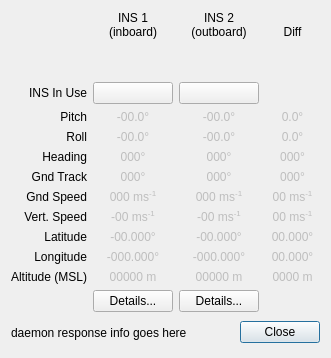
<?xml version="1.0" encoding="UTF-8"?>
<ui version="4.0">
 <class>InsOverview</class>
 <widget class="QDialog" name="InsOverview">
  <property name="geometry">
   <rect>
    <x>0</x>
    <y>0</y>
    <width>331</width>
    <height>358</height>
   </rect>
  </property>
  <property name="windowTitle">
   <string>INS Overview</string>
  </property>
  <layout class="QGridLayout" name="gridLayout">
   <item row="6" column="0">
    <widget class="QFrame" name="rowNameFrame">
     <property name="frameShape">
      <enum>QFrame::NoFrame</enum>
     </property>
     <property name="frameShadow">
      <enum>QFrame::Raised</enum>
     </property>
     <layout class="QVBoxLayout" name="verticalLayout">
      <property name="margin">
       <number>0</number>
      </property>
      <item>
       <widget class="QLabel" name="pitchLabel">
        <property name="text">
         <string>Pitch</string>
        </property>
        <property name="alignment">
         <set>Qt::AlignRight|Qt::AlignTrailing|Qt::AlignVCenter</set>
        </property>
       </widget>
      </item>
      <item>
       <widget class="QLabel" name="rollRowLabel">
        <property name="text">
         <string>Roll</string>
        </property>
        <property name="alignment">
         <set>Qt::AlignRight|Qt::AlignTrailing|Qt::AlignVCenter</set>
        </property>
       </widget>
      </item>
      <item>
       <widget class="QLabel" name="headingLabel">
        <property name="text">
         <string>Heading</string>
        </property>
        <property name="alignment">
         <set>Qt::AlignRight|Qt::AlignTrailing|Qt::AlignVCenter</set>
        </property>
       </widget>
      </item>
      <item>
       <widget class="QLabel" name="trackLabel">
        <property name="text">
         <string>Gnd Track</string>
        </property>
        <property name="alignment">
         <set>Qt::AlignRight|Qt::AlignTrailing|Qt::AlignVCenter</set>
        </property>
       </widget>
      </item>
      <item>
       <widget class="QLabel" name="hSpeedLabel">
        <property name="text">
         <string>Gnd Speed</string>
        </property>
        <property name="alignment">
         <set>Qt::AlignRight|Qt::AlignTrailing|Qt::AlignVCenter</set>
        </property>
       </widget>
      </item>
      <item>
       <widget class="QLabel" name="vertSpdLabel">
        <property name="text">
         <string>Vert. Speed</string>
        </property>
        <property name="alignment">
         <set>Qt::AlignRight|Qt::AlignTrailing|Qt::AlignVCenter</set>
        </property>
       </widget>
      </item>
      <item>
       <widget class="QLabel" name="latLabel">
        <property name="text">
         <string>Latitude</string>
        </property>
        <property name="alignment">
         <set>Qt::AlignRight|Qt::AlignTrailing|Qt::AlignVCenter</set>
        </property>
       </widget>
      </item>
      <item>
       <widget class="QLabel" name="lonLabel">
        <property name="text">
         <string>Longitude</string>
        </property>
        <property name="alignment">
         <set>Qt::AlignRight|Qt::AlignTrailing|Qt::AlignVCenter</set>
        </property>
       </widget>
      </item>
      <item>
       <widget class="QLabel" name="altLabel">
        <property name="text">
         <string>Altitude (MSL)</string>
        </property>
        <property name="alignment">
         <set>Qt::AlignRight|Qt::AlignTrailing|Qt::AlignVCenter</set>
        </property>
       </widget>
      </item>
     </layout>
    </widget>
   </item>
   <item row="1" column="1">
    <widget class="QLabel" name="ins1Title">
     <property name="text">
      <string>&lt;html&gt;&lt;head/&gt;&lt;body&gt;&lt;p&gt;INS 1&lt;br/&gt;(inboard)&lt;/p&gt;&lt;/body&gt;&lt;/html&gt;</string>
     </property>
     <property name="alignment">
      <set>Qt::AlignCenter</set>
     </property>
    </widget>
   </item>
   <item row="6" column="2">
    <widget class="QFrame" name="ins2Frame">
     <property name="enabled">
      <bool>false</bool>
     </property>
     <property name="autoFillBackground">
      <bool>false</bool>
     </property>
     <property name="frameShape">
      <enum>QFrame::NoFrame</enum>
     </property>
     <property name="frameShadow">
      <enum>QFrame::Raised</enum>
     </property>
     <layout class="QVBoxLayout" name="verticalLayout_3">
      <property name="margin">
       <number>0</number>
      </property>
      <item>
       <widget class="QLabel" name="ins2PitchValue">
        <property name="text">
         <string>-00.0°</string>
        </property>
        <property name="textFormat">
         <enum>Qt::RichText</enum>
        </property>
        <property name="alignment">
         <set>Qt::AlignCenter</set>
        </property>
       </widget>
      </item>
      <item>
       <widget class="QLabel" name="ins2RollValue">
        <property name="text">
         <string>-00.0°</string>
        </property>
        <property name="textFormat">
         <enum>Qt::RichText</enum>
        </property>
        <property name="alignment">
         <set>Qt::AlignCenter</set>
        </property>
       </widget>
      </item>
      <item>
       <widget class="QLabel" name="ins2HeadingValue">
        <property name="text">
         <string>000°</string>
        </property>
        <property name="textFormat">
         <enum>Qt::RichText</enum>
        </property>
        <property name="alignment">
         <set>Qt::AlignCenter</set>
        </property>
       </widget>
      </item>
      <item>
       <widget class="QLabel" name="ins2GndTrackValue">
        <property name="text">
         <string>000°</string>
        </property>
        <property name="textFormat">
         <enum>Qt::RichText</enum>
        </property>
        <property name="alignment">
         <set>Qt::AlignCenter</set>
        </property>
       </widget>
      </item>
      <item>
       <widget class="QLabel" name="ins2GndSpeedValue">
        <property name="text">
         <string>000 ms&lt;sup&gt;-1&lt;/sup&gt;</string>
        </property>
        <property name="textFormat">
         <enum>Qt::RichText</enum>
        </property>
        <property name="alignment">
         <set>Qt::AlignCenter</set>
        </property>
       </widget>
      </item>
      <item>
       <widget class="QLabel" name="ins2VertSpeedValue">
        <property name="text">
         <string>-00 ms&lt;sup&gt;-1&lt;/sup&gt;</string>
        </property>
        <property name="textFormat">
         <enum>Qt::RichText</enum>
        </property>
        <property name="alignment">
         <set>Qt::AlignCenter</set>
        </property>
       </widget>
      </item>
      <item>
       <widget class="QLabel" name="ins2LatitudeValue">
        <property name="text">
         <string>-00.000°</string>
        </property>
        <property name="textFormat">
         <enum>Qt::RichText</enum>
        </property>
        <property name="alignment">
         <set>Qt::AlignCenter</set>
        </property>
       </widget>
      </item>
      <item>
       <widget class="QLabel" name="ins2LongitudeValue">
        <property name="text">
         <string>-000.000°</string>
        </property>
        <property name="textFormat">
         <enum>Qt::RichText</enum>
        </property>
        <property name="alignment">
         <set>Qt::AlignCenter</set>
        </property>
       </widget>
      </item>
      <item>
       <widget class="QLabel" name="ins2AltitudeValue">
        <property name="text">
         <string>00000 m</string>
        </property>
        <property name="textFormat">
         <enum>Qt::RichText</enum>
        </property>
        <property name="alignment">
         <set>Qt::AlignCenter</set>
        </property>
       </widget>
      </item>
     </layout>
    </widget>
   </item>
   <item row="9" column="0" colspan="4">
    <widget class="QFrame" name="bottomFrame">
     <property name="sizePolicy">
      <sizepolicy hsizetype="Preferred" vsizetype="Minimum">
       <horstretch>0</horstretch>
       <verstretch>0</verstretch>
      </sizepolicy>
     </property>
     <property name="frameShape">
      <enum>QFrame::NoFrame</enum>
     </property>
     <property name="frameShadow">
      <enum>QFrame::Plain</enum>
     </property>
     <layout class="QHBoxLayout" name="horizontalLayout_3">
      <property name="margin">
       <number>0</number>
      </property>
      <item>
       <widget class="QLabel" name="daemonRespondingLabel">
        <property name="sizePolicy">
         <sizepolicy hsizetype="Maximum" vsizetype="Preferred">
          <horstretch>0</horstretch>
          <verstretch>0</verstretch>
         </sizepolicy>
        </property>
        <property name="text">
         <string>daemon response info goes here</string>
        </property>
        <property name="wordWrap">
         <bool>false</bool>
        </property>
       </widget>
      </item>
      <item>
       <widget class="QDialogButtonBox" name="buttonBox">
        <property name="sizePolicy">
         <sizepolicy hsizetype="Minimum" vsizetype="Fixed">
          <horstretch>0</horstretch>
          <verstretch>0</verstretch>
         </sizepolicy>
        </property>
        <property name="orientation">
         <enum>Qt::Horizontal</enum>
        </property>
        <property name="standardButtons">
         <set>QDialogButtonBox::Close</set>
        </property>
       </widget>
      </item>
     </layout>
    </widget>
   </item>
   <item row="6" column="3">
    <widget class="QFrame" name="diffFrame">
     <property name="enabled">
      <bool>false</bool>
     </property>
     <property name="sizePolicy">
      <sizepolicy hsizetype="Minimum" vsizetype="Preferred">
       <horstretch>0</horstretch>
       <verstretch>0</verstretch>
      </sizepolicy>
     </property>
     <property name="autoFillBackground">
      <bool>false</bool>
     </property>
     <property name="frameShape">
      <enum>QFrame::NoFrame</enum>
     </property>
     <property name="frameShadow">
      <enum>QFrame::Raised</enum>
     </property>
     <layout class="QVBoxLayout" name="verticalLayout_4">
      <property name="margin">
       <number>0</number>
      </property>
      <item>
       <widget class="QLabel" name="diffPitchValue">
        <property name="text">
         <string>0.0°</string>
        </property>
        <property name="textFormat">
         <enum>Qt::RichText</enum>
        </property>
        <property name="alignment">
         <set>Qt::AlignCenter</set>
        </property>
       </widget>
      </item>
      <item>
       <widget class="QLabel" name="diffRollValue">
        <property name="text">
         <string>0.0°</string>
        </property>
        <property name="textFormat">
         <enum>Qt::RichText</enum>
        </property>
        <property name="alignment">
         <set>Qt::AlignCenter</set>
        </property>
       </widget>
      </item>
      <item>
       <widget class="QLabel" name="diffHeadingValue">
        <property name="text">
         <string>000°</string>
        </property>
        <property name="textFormat">
         <enum>Qt::RichText</enum>
        </property>
        <property name="alignment">
         <set>Qt::AlignCenter</set>
        </property>
       </widget>
      </item>
      <item>
       <widget class="QLabel" name="diffGndTrackValue">
        <property name="text">
         <string>000°</string>
        </property>
        <property name="textFormat">
         <enum>Qt::RichText</enum>
        </property>
        <property name="alignment">
         <set>Qt::AlignCenter</set>
        </property>
       </widget>
      </item>
      <item>
       <widget class="QLabel" name="diffGndSpeedValue">
        <property name="text">
         <string>00 ms&lt;sup&gt;-1&lt;/sup&gt;</string>
        </property>
        <property name="textFormat">
         <enum>Qt::RichText</enum>
        </property>
        <property name="alignment">
         <set>Qt::AlignCenter</set>
        </property>
       </widget>
      </item>
      <item>
       <widget class="QLabel" name="diffVertSpeedValue">
        <property name="text">
         <string>00 ms&lt;sup&gt;-1&lt;/sup&gt;</string>
        </property>
        <property name="textFormat">
         <enum>Qt::RichText</enum>
        </property>
        <property name="alignment">
         <set>Qt::AlignCenter</set>
        </property>
       </widget>
      </item>
      <item>
       <widget class="QLabel" name="diffLatitudeValue">
        <property name="text">
         <string>00.000°</string>
        </property>
        <property name="textFormat">
         <enum>Qt::RichText</enum>
        </property>
        <property name="alignment">
         <set>Qt::AlignCenter</set>
        </property>
       </widget>
      </item>
      <item>
       <widget class="QLabel" name="diffLongitudeValue">
        <property name="text">
         <string>00.000°</string>
        </property>
        <property name="textFormat">
         <enum>Qt::RichText</enum>
        </property>
        <property name="alignment">
         <set>Qt::AlignCenter</set>
        </property>
       </widget>
      </item>
      <item>
       <widget class="QLabel" name="diffAltitudeValue">
        <property name="text">
         <string>0000 m</string>
        </property>
        <property name="textFormat">
         <enum>Qt::RichText</enum>
        </property>
        <property name="alignment">
         <set>Qt::AlignCenter</set>
        </property>
       </widget>
      </item>
     </layout>
    </widget>
   </item>
   <item row="6" column="1">
    <widget class="QFrame" name="ins1Frame">
     <property name="enabled">
      <bool>false</bool>
     </property>
     <property name="frameShape">
      <enum>QFrame::NoFrame</enum>
     </property>
     <property name="frameShadow">
      <enum>QFrame::Raised</enum>
     </property>
     <layout class="QVBoxLayout" name="verticalLayout_2">
      <property name="margin">
       <number>0</number>
      </property>
      <item>
       <widget class="QLabel" name="ins1PitchValue">
        <property name="text">
         <string>-00.0°</string>
        </property>
        <property name="textFormat">
         <enum>Qt::RichText</enum>
        </property>
        <property name="alignment">
         <set>Qt::AlignCenter</set>
        </property>
       </widget>
      </item>
      <item>
       <widget class="QLabel" name="ins1RollValue">
        <property name="text">
         <string>-00.0°</string>
        </property>
        <property name="textFormat">
         <enum>Qt::RichText</enum>
        </property>
        <property name="alignment">
         <set>Qt::AlignCenter</set>
        </property>
       </widget>
      </item>
      <item>
       <widget class="QLabel" name="ins1HeadingValue">
        <property name="text">
         <string>000°</string>
        </property>
        <property name="textFormat">
         <enum>Qt::RichText</enum>
        </property>
        <property name="alignment">
         <set>Qt::AlignCenter</set>
        </property>
       </widget>
      </item>
      <item>
       <widget class="QLabel" name="ins1GndTrackValue">
        <property name="text">
         <string>000°</string>
        </property>
        <property name="textFormat">
         <enum>Qt::RichText</enum>
        </property>
        <property name="alignment">
         <set>Qt::AlignCenter</set>
        </property>
       </widget>
      </item>
      <item>
       <widget class="QLabel" name="ins1GndSpeedValue">
        <property name="text">
         <string>000 ms&lt;sup&gt;-1&lt;/sup&gt;</string>
        </property>
        <property name="textFormat">
         <enum>Qt::RichText</enum>
        </property>
        <property name="alignment">
         <set>Qt::AlignCenter</set>
        </property>
       </widget>
      </item>
      <item>
       <widget class="QLabel" name="ins1VertSpeedValue">
        <property name="text">
         <string>-00 ms&lt;sup&gt;-1&lt;/sup&gt;</string>
        </property>
        <property name="textFormat">
         <enum>Qt::RichText</enum>
        </property>
        <property name="alignment">
         <set>Qt::AlignCenter</set>
        </property>
       </widget>
      </item>
      <item>
       <widget class="QLabel" name="ins1LatitudeValue">
        <property name="text">
         <string>-00.000°</string>
        </property>
        <property name="textFormat">
         <enum>Qt::RichText</enum>
        </property>
        <property name="alignment">
         <set>Qt::AlignCenter</set>
        </property>
       </widget>
      </item>
      <item>
       <widget class="QLabel" name="ins1LongitudeValue">
        <property name="text">
         <string>-000.000°</string>
        </property>
        <property name="textFormat">
         <enum>Qt::RichText</enum>
        </property>
        <property name="alignment">
         <set>Qt::AlignCenter</set>
        </property>
       </widget>
      </item>
      <item>
       <widget class="QLabel" name="ins1AltitudeValue">
        <property name="text">
         <string>00000 m</string>
        </property>
        <property name="textFormat">
         <enum>Qt::RichText</enum>
        </property>
        <property name="alignment">
         <set>Qt::AlignCenter</set>
        </property>
       </widget>
      </item>
     </layout>
    </widget>
   </item>
   <item row="1" column="3">
    <widget class="QLabel" name="diffTitle">
     <property name="sizePolicy">
      <sizepolicy hsizetype="Minimum" vsizetype="Preferred">
       <horstretch>0</horstretch>
       <verstretch>0</verstretch>
      </sizepolicy>
     </property>
     <property name="text">
      <string>&lt;br&gt;Diff</string>
     </property>
     <property name="alignment">
      <set>Qt::AlignCenter</set>
     </property>
    </widget>
   </item>
   <item row="1" column="2">
    <widget class="QLabel" name="ins2Title">
     <property name="text">
      <string>INS 2&lt;br&gt;(outboard)</string>
     </property>
     <property name="alignment">
      <set>Qt::AlignCenter</set>
     </property>
    </widget>
   </item>
   <item row="7" column="2">
    <widget class="QPushButton" name="ins2DetailsButton">
     <property name="text">
      <string>Details...</string>
     </property>
    </widget>
   </item>
   <item row="7" column="1">
    <widget class="QPushButton" name="ins1DetailsButton">
     <property name="text">
      <string>Details...</string>
     </property>
    </widget>
   </item>
   <item row="3" column="2">
    <widget class="QPushButton" name="useIns2Button">
     <property name="toolTip">
      <string>Request MotionControlDaemon to use INS2</string>
     </property>
     <property name="text">
      <string/>
     </property>
     <property name="checkable">
      <bool>true</bool>
     </property>
     <property name="autoExclusive">
      <bool>true</bool>
     </property>
     <property name="autoDefault">
      <bool>false</bool>
     </property>
    </widget>
   </item>
   <item row="3" column="1">
    <widget class="QPushButton" name="useIns1Button">
     <property name="toolTip">
      <string>Request MotionControlDaemon to use INS1</string>
     </property>
     <property name="text">
      <string/>
     </property>
     <property name="checkable">
      <bool>true</bool>
     </property>
     <property name="autoExclusive">
      <bool>true</bool>
     </property>
     <property name="autoDefault">
      <bool>false</bool>
     </property>
    </widget>
   </item>
   <item row="3" column="0">
    <widget class="QLabel" name="insInUseLabel">
     <property name="text">
      <string>INS In Use</string>
     </property>
     <property name="alignment">
      <set>Qt::AlignRight|Qt::AlignTrailing|Qt::AlignVCenter</set>
     </property>
    </widget>
   </item>
   <item row="2" column="1">
    <widget class="QLabel" name="ins1StatusLed">
     <property name="text">
      <string/>
     </property>
     <property name="pixmap">
      <pixmap resource="HcrGuiMainWindow.qrc">:/greenLED_off.png</pixmap>
     </property>
     <property name="alignment">
      <set>Qt::AlignCenter</set>
     </property>
    </widget>
   </item>
   <item row="2" column="2">
    <widget class="QLabel" name="ins2StatusLed">
     <property name="text">
      <string/>
     </property>
     <property name="pixmap">
      <pixmap resource="HcrGuiMainWindow.qrc">:/greenLED_off.png</pixmap>
     </property>
     <property name="alignment">
      <set>Qt::AlignCenter</set>
     </property>
    </widget>
   </item>
  </layout>
 </widget>
 <resources>
  <include location="HcrGuiMainWindow.qrc"/>
 </resources>
 <connections>
  <connection>
   <sender>buttonBox</sender>
   <signal>accepted()</signal>
   <receiver>InsOverview</receiver>
   <slot>accept()</slot>
   <hints>
    <hint type="sourcelabel">
     <x>248</x>
     <y>254</y>
    </hint>
    <hint type="destinationlabel">
     <x>157</x>
     <y>274</y>
    </hint>
   </hints>
  </connection>
  <connection>
   <sender>buttonBox</sender>
   <signal>rejected()</signal>
   <receiver>InsOverview</receiver>
   <slot>reject()</slot>
   <hints>
    <hint type="sourcelabel">
     <x>316</x>
     <y>260</y>
    </hint>
    <hint type="destinationlabel">
     <x>286</x>
     <y>274</y>
    </hint>
   </hints>
  </connection>
 </connections>
</ui>
